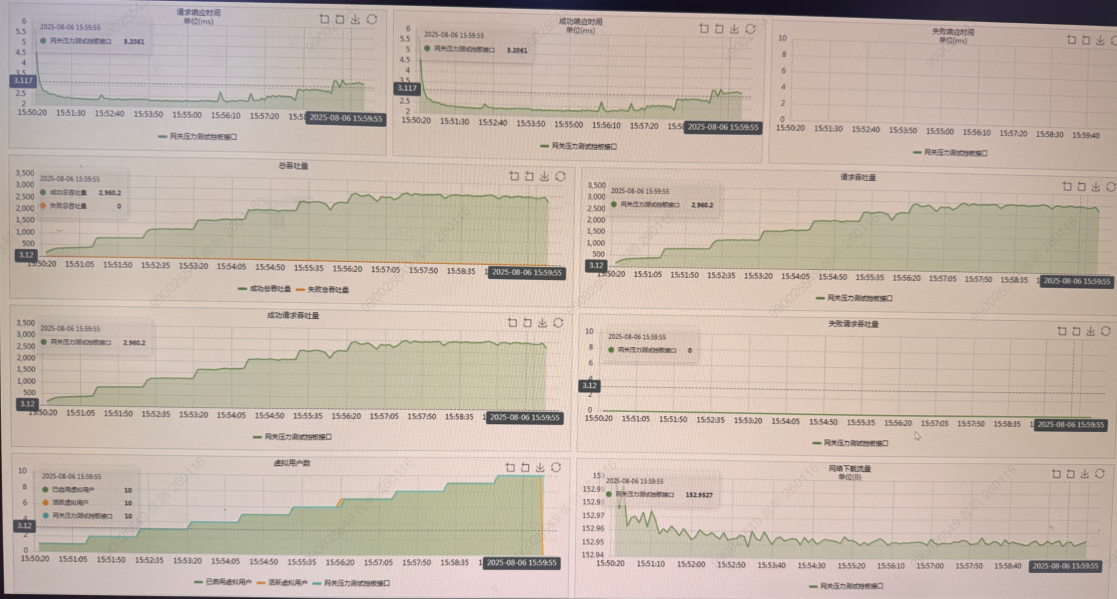
#> input picture new.png, 2234 x 1198 px (shown at 1/2 size)
$ python resize_image.py
#> lines starting #> are read from the running program, lines starting #| are printed output that depends on the picture
from PIL import Image
import os

def resize_image(input_path, output_path, scale_factor=0.5):
#> called with input_path = 'new.png', output_path = 'new_resized.png', scale_factor = 0.5
    try:
        if not os.path.exists(input_path):
            print(f"Error: File '{input_path}' not found.")
            return

        with Image.open(input_path) as img:
#> img is the input picture: PIL image 2234x1198 RGB; mean R, G, B 196.2, 181.7, 170.1
            original_width, original_height = img.size
#> original_width = 2234; original_height = 1198
            new_width = int(original_width * scale_factor)
#> new_width = 1117
            new_height = int(original_height * scale_factor)
#> new_height = 599

            print(f"Original size: {original_width}x{original_height}")
#| Original size: 2234x1198
            print(f"New size: {new_width}x{new_height}")
#| New size: 1117x599

            resized_img = img.resize((new_width, new_height), Image.Resampling.LANCZOS)
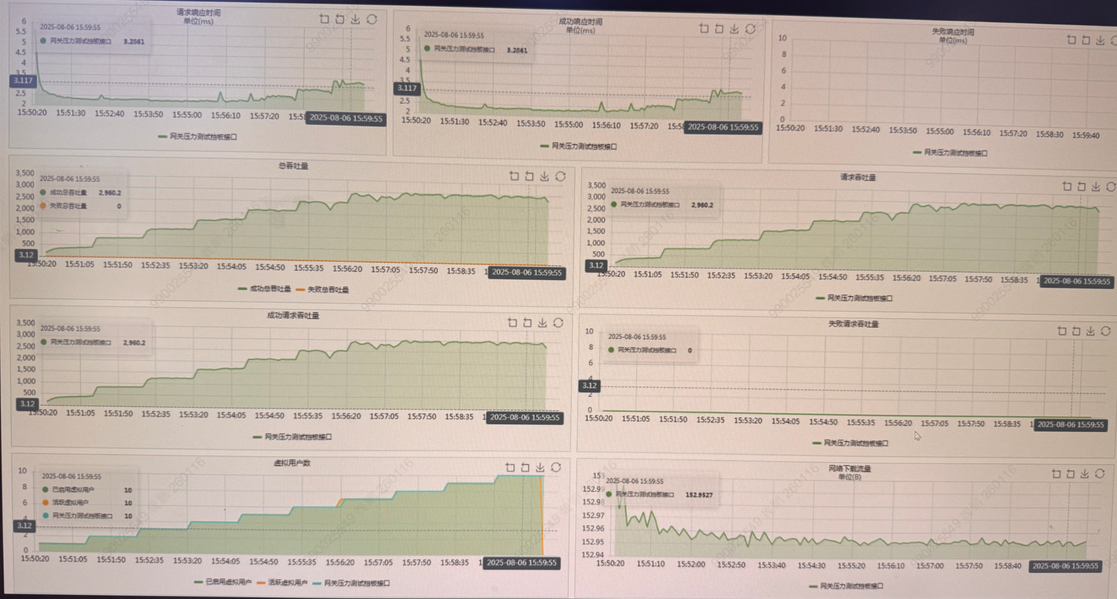
#> resized_img: PIL image 1117x599 RGB; mean R, G, B 196.2, 181.7, 170.1
            resized_img.save(output_path)
            print(f"Successfully saved resized image to '{output_path}'")

    except ImportError:
        print("Error: Pillow library is not installed. Please install it using 'pip install Pillow'")
    except Exception as e:
        print(f"An error occurred: {e}")

if __name__ == "__main__":
    resize_image("new.png", "new_resized.png")
